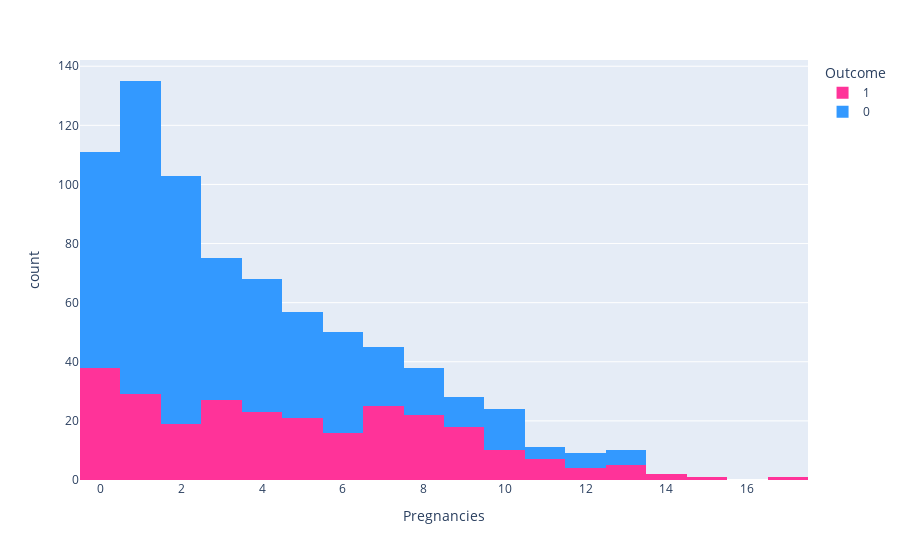

Notebook code cell kept with this figure:
### Code cell
px.histogram(data_frame=df,x=df.Pregnancies,color='Outcome',color_discrete_sequence=['#ff3399','#3399ff'])

### Figure 1 — Plotly figure (JSON) as saved in the notebook; plotly's stock layout.template omitted (floating-point values rounded to 4 significant figures; data arrays with more than 128 entries replaced by an {"elided": "..."} marker saying what was removed)
{"data": [{"alignmentgroup": "True", "bingroup": "x", "hovertemplate": "Outcome=1<br>Pregnancies=%{x}<br>count=%{y}<extra></extra>", "legendgroup": "1", "marker": {"color": "#ff3399", "pattern": {"shape": ""}}, "name": "1", "offsetgroup": "1", "orientation": "v", "showlegend": true, "type": "histogram", "x": {"elided": "268 int values"}, "xaxis": "x", "yaxis": "y"}, {"alignmentgroup": "True", "bingroup": "x", "hovertemplate": "Outcome=0<br>Pregnancies=%{x}<br>count=%{y}<extra></extra>", "legendgroup": "0", "marker": {"color": "#3399ff", "pattern": {"shape": ""}}, "name": "0", "offsetgroup": "0", "orientation": "v", "showlegend": true, "type": "histogram", "x": {"elided": "500 int values"}, "xaxis": "x", "yaxis": "y"}], "layout": {"barmode": "relative", "legend": {"title": {"text": "Outcome"}, "tracegroupgap": 0}, "margin": {"t": 60}, "xaxis": {"anchor": "y", "domain": [0, 1], "title": {"text": "Pregnancies"}}, "yaxis": {"anchor": "x", "domain": [0, 1], "title": {"text": "count"}}}}
